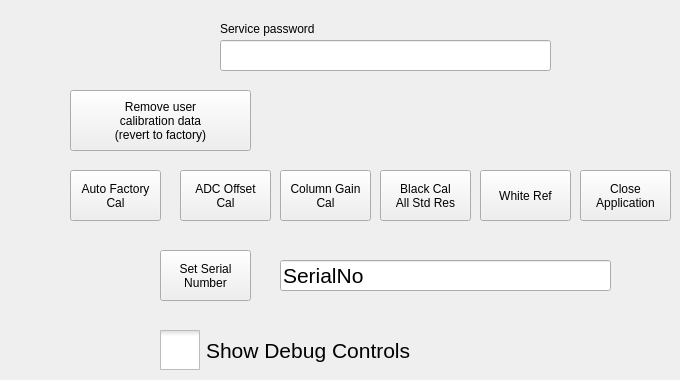
   <widget class="QWidget" name="tabFact">
    <attribute name="title">
     <string>Factory</string>
    </attribute>
    <widget class="QPushButton" name="cmdAdcOffset">
     <property name="geometry">
      <rect>
       <x>180</x>
       <y>170</y>
       <width>91</width>
       <height>51</height>
      </rect>
     </property>
     <property name="text">
      <string>ADC Offset
Cal</string>
     </property>
    </widget>
    <widget class="QPushButton" name="cmdColumnGain">
     <property name="geometry">
      <rect>
       <x>280</x>
       <y>170</y>
       <width>91</width>
       <height>51</height>
      </rect>
     </property>
     <property name="text">
      <string>Column Gain
Cal</string>
     </property>
    </widget>
    <widget class="QPushButton" name="cmdBlackCalAll">
     <property name="geometry">
      <rect>
       <x>380</x>
       <y>170</y>
       <width>91</width>
       <height>51</height>
      </rect>
     </property>
     <property name="text">
      <string>Black Cal
All Std Res</string>
     </property>
    </widget>
    <widget class="QPushButton" name="cmdCloseApp">
     <property name="geometry">
      <rect>
       <x>580</x>
       <y>170</y>
       <width>91</width>
       <height>51</height>
      </rect>
     </property>
     <property name="text">
      <string>Close
Application</string>
     </property>
    </widget>
    <widget class="QPushButton" name="cmdAutoCal">
     <property name="geometry">
      <rect>
       <x>70</x>
       <y>170</y>
       <width>91</width>
       <height>51</height>
      </rect>
     </property>
     <property name="text">
      <string>Auto Factory
Cal</string>
     </property>
    </widget>
    <widget class="QPushButton" name="cmdWhiteRef">
     <property name="geometry">
      <rect>
       <x>480</x>
       <y>170</y>
       <width>91</width>
       <height>51</height>
      </rect>
     </property>
     <property name="text">
      <string>White Ref</string>
     </property>
    </widget>
    <widget class="CamLineEdit" name="lineSerialNumber">
     <property name="geometry">
      <rect>
       <x>280</x>
       <y>260</y>
       <width>331</width>
       <height>31</height>
      </rect>
     </property>
     <property name="font">
      <font>
       <pointsize>16</pointsize>
       <weight>50</weight>
       <italic>false</italic>
       <bold>false</bold>
      </font>
     </property>
     <property name="text">
      <string>SerialNo</string>
     </property>
    </widget>
    <widget class="QPushButton" name="cmdSetSN">
     <property name="geometry">
      <rect>
       <x>160</x>
       <y>250</y>
       <width>91</width>
       <height>51</height>
      </rect>
     </property>
     <property name="text">
      <string>Set Serial
Number</string>
     </property>
    </widget>
    <widget class="CamLineEdit" name="linePassword">
     <property name="geometry">
      <rect>
       <x>220</x>
       <y>40</y>
       <width>331</width>
       <height>31</height>
      </rect>
     </property>
     <property name="font">
      <font>
       <pointsize>16</pointsize>
       <weight>50</weight>
       <italic>false</italic>
       <bold>false</bold>
      </font>
     </property>
     <property name="text">
      <string/>
     </property>
    </widget>
    <widget class="QLabel" name="label">
     <property name="geometry">
      <rect>
       <x>220</x>
       <y>20</y>
       <width>121</width>
       <height>17</height>
      </rect>
     </property>
     <property name="text">
      <string>Service password</string>
     </property>
    </widget>
    <widget class="QCheckBox" name="chkShowDebugControls">
     <property name="geometry">
      <rect>
       <x>160</x>
       <y>330</y>
       <width>281</width>
       <height>41</height>
      </rect>
     </property>
     <property name="font">
      <font>
       <pointsize>16</pointsize>
      </font>
     </property>
     <property name="styleSheet">
      <string notr="true">QCheckBox::indicator {
     width: 40px;
     height: 40px;
}</string>
     </property>
     <property name="text">
      <string>Show Debug Controls</string>
     </property>
     <property name="tristate">
      <bool>false</bool>
     </property>
    </widget>
    <widget class="QPushButton" name="cmdRevertCalData">
     <property name="geometry">
      <rect>
       <x>70</x>
       <y>90</y>
       <width>181</width>
       <height>61</height>
      </rect>
     </property>
     <property name="text">
      <string>Remove user
calibration data
(revert to factory)</string>
     </property>
    </widget>
   </widget>
